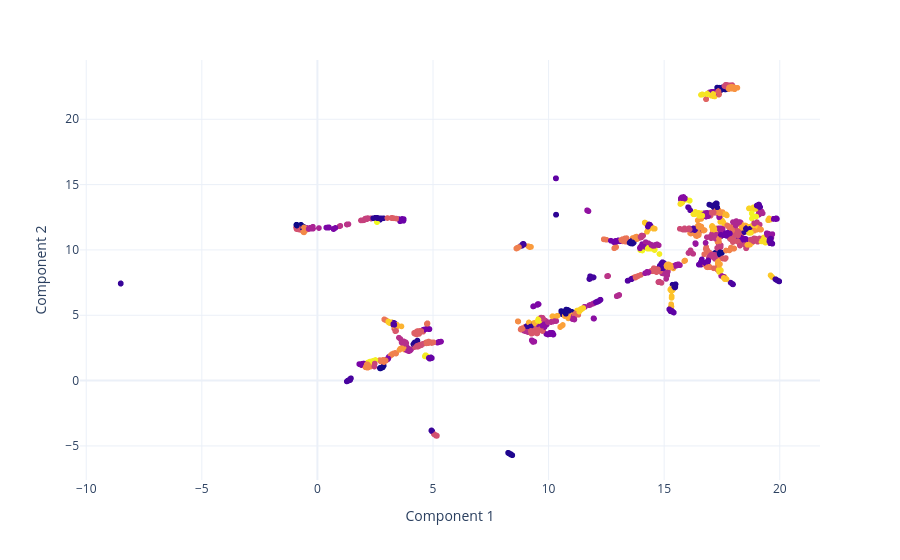

Notebook source saved alongside this figure:
### Code cell
#palette=["#2BD8D8", "#FCB019"]
#palette=["#FC0B0B", "#F5B139"] 
#palette=["#0772A7", "#F5B139"] # palette for two clusters

fig = px.scatter(
    data_frame = train_df,
    x = "Component 1",
    y = "Component 2", 
    color = "KMeans Cluster",
    hover_data = ["Target"],
    #color_continuous_scale=px.colors.diverging.Picnic_r
    #color_continuous_scale=palette
    #opacity = 0.3
) 

fig.update_coloraxes(showscale=False) # hide color bar
fig.update_layout(
    template="plotly_white",
    showlegend=False,
    #width=500, 
    #height=500
)

import plotly.io as pio
#pio.renderers.default = "browser"
pio.renderers.default = "vscode"

fig.show()

### Figure 1 — Plotly figure (JSON) as saved in the notebook; plotly's stock layout.template omitted (floating-point values rounded to 4 significant figures; data arrays with more than 128 entries replaced by an {"elided": "..."} marker saying what was removed)
{"data": [{"customdata": {"elided": "3324x1 str values"}, "hovertemplate": "Component 1=%{x}<br>Component 2=%{y}<br>Target=%{customdata[0]}<br>KMeans Cluster=%{marker.color}<extra></extra>", "legendgroup": "", "marker": {"color": {"elided": "3324 int values"}, "coloraxis": "coloraxis", "symbol": "circle"}, "mode": "markers", "name": "", "showlegend": false, "type": "scattergl", "x": {"elided": "3324 float values"}, "xaxis": "x", "y": {"elided": "3324 float values"}, "yaxis": "y"}], "layout": {"coloraxis": {"colorbar": {"title": {"text": "KMeans Cluster"}}, "colorscale": [[0, "#0d0887"], [0.1111, "#46039f"], [0.2222, "#7201a8"], [0.3333, "#9c179e"], [0.4444, "#bd3786"], [0.5556, "#d8576b"], [0.6667, "#ed7953"], [0.7778, "#fb9f3a"], [0.8889, "#fdca26"], [1, "#f0f921"]], "showscale": false}, "legend": {"tracegroupgap": 0}, "margin": {"t": 60}, "showlegend": false, "xaxis": {"anchor": "y", "domain": [0, 1], "title": {"text": "Component 1"}}, "yaxis": {"anchor": "x", "domain": [0, 1], "title": {"text": "Component 2"}}}}
